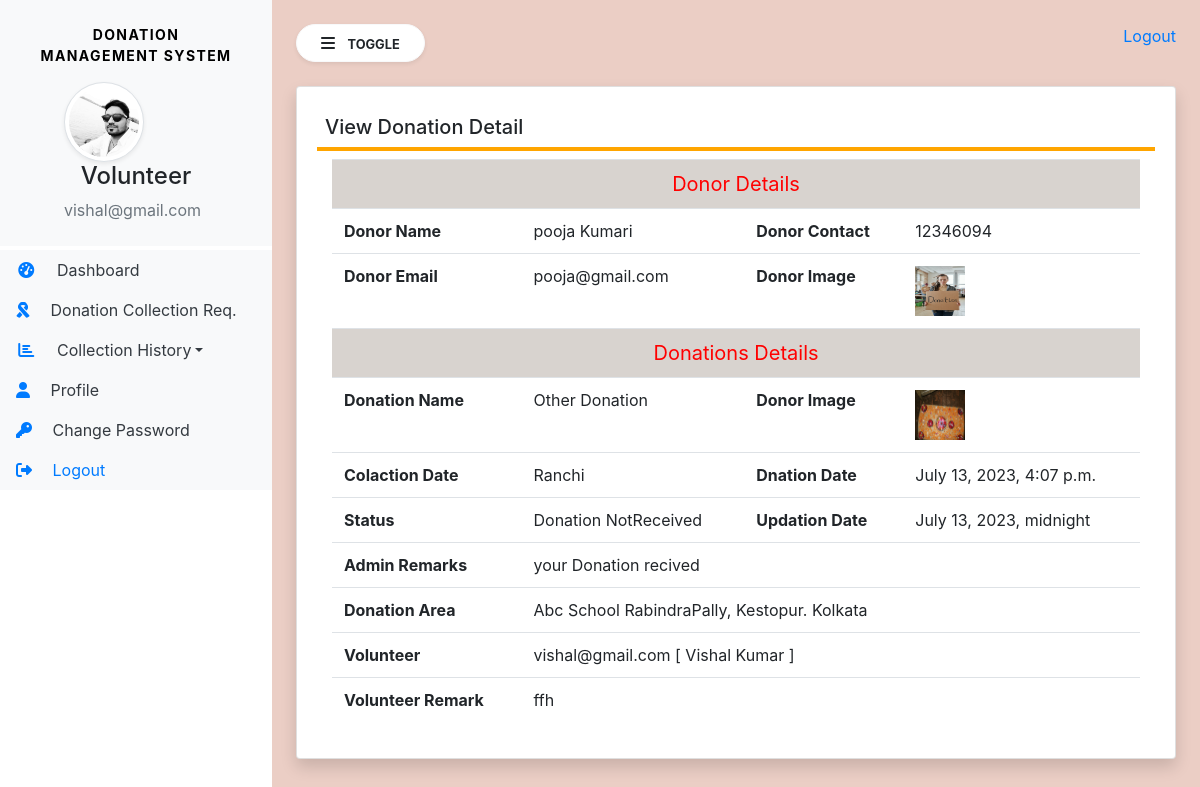
The page /donation_rec_details/4 (signed in) on the database its author committed.
### Donation/models.py (models this page shows, shortened)
class Volunteer(models.Model):
    user = models.ForeignKey(User,on_delete=models.CASCADE)
    contact = models.CharField(max_length=15,null=True)
    address = models.CharField(max_length=300,null=True)
    userpic = models.FileField(null=True)
    idpic = models.FileField(null=True)
    status = models.CharField(max_length=20)
    aboutme = models.CharField(max_length=300,null=True)
    regdate = models.DateTimeField(auto_now=True)
    adminremark = models.CharField(max_length=300,null=True)
    updationdate = models.DateField(null=True)

class Donation(models.Model):
    donor = models.ForeignKey(Donor, on_delete=models.SET_NULL, null=True)
    donationName = models.CharField(max_length=100, null=True)
    donationpic = models.FileField(null=True)
    colloctionloc = models.CharField(max_length=50, null=True)
    description = models.CharField(max_length=300, null=True)
    status = models.CharField(max_length=50)
    donationdate = models.DateTimeField(auto_now_add=True)
    adminRemarks = models.CharField(max_length=300, null=True)
    volunteer = models.ForeignKey(Volunteer, on_delete=models.SET_NULL, null=True)
    donationArea = models.ForeignKey(DonationArea, on_delete=models.CASCADE, null=True)
    volunteerRemarks = models.CharField(max_length=300, null=True)
    updationDate = models.DateTimeField(null=True)

class Donor(models.Model):
    user = models.ForeignKey(User,on_delete=models.CASCADE)
    contact = models.CharField(max_length=15,null=True)
    address = models.CharField(max_length=300,null=True)
    userpic = models.FileField(null=True)
    regdate = models.DateTimeField(auto_now=True)

class DonationArea(models.Model):
   areaname = models.CharField(max_length=200,null=True)
   description = models.CharField(max_length=300,null = True)
   creationdate = models.DateTimeField(auto_now_add=True)

### Donation/views.py (the view, shortened to what this page needs)
# urls.py: path('donation_rec_details/<int:pid>', views.donation_rec_details, name='donation_rec_details'),
def donation_rec_details(request, pid):
    if not request.user.is_authenticated:
        return redirect('Volunteer_login')
    donation = Donation.objects.get(id=pid)
    error = ""
    return render(request, 'volunteer/donation_rec_details.html', locals())

### Donation/templates/volunteer/donation_rec_details.html (shortened to what this page needs)
{% extends 'volunteer/volunteer_sidebar.html' %}
{% block main %}
<div class="card shadow">
    <div class="card-body">
        <h5 class="p-2" style="border-bottom: 4px solid orange;">View Donation Detail</h5>
        <div class="container-fluid">
            <table class="table table-hover">
                <tr align="center" style="background-color: rgb(216, 211, 207);">
                    <td colspan="4" style="font-size : 20px; color:red;">Donor Details</td>
                </tr>
                <tr>
                    <th>Donor Name</th>
                    <td>{{donation.donor.user.first_name}} {{donation.donor.user.last_name}}</td>
                    <th> Donor Contact</th>
                    <td>{{donation.donor.contact}}</td>
                </tr>
                <tr>
                    <th>Donor Email</th>
                    <td>{{donation.donor.user.username}}</td>
                    <th> Donor Image</th>
                    <td><img src="{{donation.donor.userpic.url}}" width="50px" height="50px"></td>
                </tr>
                <tr align="center" style="background-color: rgb(216, 211, 207);">
                    <td colspan="4" style="font-size : 20px; color:red;">Donations Details</td>
                </tr>
                <tr>
                    <th>Donation Name</th>
                    <td>{{donation.donationName}}</td>
                    <th> Donor Image</th>
                    <td><img src="{{donation.donationpic.url}}" width="50px" height="50px"></td>
                </tr>
                <tr>
                    <th>Colaction Date</th>
                    <td>{{donation.colloctionloc}}</td>
                    <th> Dnation Date</th>
                    <td>{{donation.donationdate}}</td>
                </tr>
                <tr>
                    <th>Status</th>
                    <td style="text-transform: capitalize;">{{donation.status}}</td>
                    <th>Updation Date</th>
                    <td>{{ donation.updationDate}}</td>
                </tr>
                <tr>
                    <th>Admin Remarks</th>
                    <td colspan="3">{{donation.adminRemarks}}</td>
                </tr>
                <tr>
                    <th>Donation Area</th>
                    <td style="text-transform: capitalize;" colspan="3">{{donation.donationArea.areaname}}</td>
                </tr>
                <tr>
                    <th>Volunteer</th>
                    <td colspan="3">{{donation.volunteer.user.username}} [ {{donation.volunteer.user.first_name}}
                        {{donation.volunteer.user.last_name}} ]
                    </td>
                </tr>
                <tr>
                    <th>Volunteer Remark</th>
                    <td colspan="3">{{donation.volunteerRemarks}}</td>
                </tr>
            </table>
        </div>
    </div>
</div>
{% endblock %}

### Donation/templates/volunteer/volunteer_sidebar.html (shortened to what this page needs)
{% load static %}
<html>
<head>
  <link rel="stylesheet" href="https://cdn.jsdelivr.net/npm/bootstrap@4.6.2/dist/css/bootstrap.min.css">
  <link rel="stylesheet" href="{% static 'css/sidebar.css'%}">
  <link rel="stylesheet" href="https://cdnjs.cloudflare.com/ajax/libs/font-awesome/4.7.0/css/font-awesome.min.css">
  <link rel="stylesheet" href="https://cdnjs.cloudflare.com/ajax/libs/font-awesome/6.3.0/css/all.min.css">
  <link rel="stylesheet" href="https://stackpath.bootstrapcdn.com/bootstrap/4.5.0/css/bootstrap.min.css"
>
  <link rel="stylesheet" href="https://cdnjs.cloudflare.com/ajax/libs/font-awesome/4.7.0/css/font-awesome.min.css">
  <link rel="stylesheet" href="https://cdn.datatables.net/1.13.4/css/jquery.dataTables.min.css">
  <link rel="stylesheet" href="https://cdn.datatables.net/buttons/2.3.6/css/buttons.dataTables.min.css">
</head>
<body style="background-color:RGB(235, 206, 197);">
  <div class="bg-white vertical-nav" id="sidebar">
    <div class="bg-light py-4 px-3 mb-1">
      <p class="font-weight-bold text-uppercase px-3 sidebar-title " style="color:black;font-size:14px;text-align: center;">Donation Management System</p>
      <div class="media d-flex align-item-center ml-5 ">
        <img  src="{{request.user.volunteer_set.all.0.userpic.url}}" height="100" width="80"
          class=" mr-3 rounded-circle img-thumbnail shadow-sm d-flex">
      </div>
      <div class="media-body">
        <h4 class="nb-0 text-center" >Volunteer</h4>
        <p class="text-muted mb-0 ml-5" style="color:black;">{{request.user.username}}</p>
      </div>
    </div>
    <ul class="nav flex-column bg-white">
      <li class="nav-item">
        <a href="{% url 'volunteer_home'%}" class="nav-link  text-dark bg-light ">
          <i class="fas fa-tachometer-alt fa-fw mr-3 text-primary"></i>
          Dashboard</a>
      </li>
      <li class="nav-item">
        <a href="{% url 'collection_request'%}" class="nav-link  text-dark bg-light ">
          <i class="fas fa-ribbon mr-3 text-primary"></i>
          Donation Collection Req.</a>
      </li>
      <li class="nav-item dropdown">
        <a href="#" class="nav-link dropdown-toggle text-dark bg-light" id="navbardrop" data-toggle="dropdown">
          <i class="fas fa-chart-bar fa-fw mr-3 text-primary"></i>
          Collection History</a>
      </li>
      <li class="nav-item">
        <a href="#" class="nav-link text-dark bg-light ">
          <i class="fa-solid fa-user mr-3 text-primary"></i>
          Profile</a>
      </li>
      <li class="nav-item">
        <a href="#" class="nav-link text-dark bg-light ">
          <i class="fas fa-key mr-3 text-primary"></i>
          Change Password</a>
      </li>
      <li class="nav-item">
        <a href="#" class="nav-link  bg-light">
          <i class="fa fa-sign-out mr-3" ></i>
          Logout</a>
      </li>
    </ul>
  </div>
  <div class="page-content p-4" id="content">
    <a href="{% url 'logout'%}" title="logout" class="text-black float-right"
    >Logout</a>
    <button id="sidebarCollapse" type="button" class="btn btn-light rounded-pill bg-white shadow-sm px-4 mb-4">
      <i class="fas fa-bars mr-2"></i>
      <small class="text-uppercase font-weight-bold">Toggle</small></button>
    {% block main %}
    {% endblock %}
  </div>
</body>
</html>

### Donation/static/css/sidebar.css (style rules this page uses)
.sidebar-title { letter-spacing:0.1em; color:#aaa; }
body { background-color: #426575; min-height:100vh; }
.vertical-nav { min-width:17rem; width:17rem; height:100vh; position:fixed; top:0; left:0; transition:all 0.4s }
.page-content { width:calc(100%-17rem); margin-left:17rem; transition:all 0.4s }

### rows shown on the page
Donation: donor.user.first_name "pooja", donor.user.last_name "Kumari", donor.contact "12346094", donor.user.username "pooja@gmail.com", donor.userpic (picture), donationName "Other Donation", donationpic (picture), colloctionloc "Ranchi", donationdate "July 13, 2023, 4:07 p.m.", status "Donation NotReceived", updationDate "July 13, 2023, midnight", adminRemarks "your Donation recived", donationArea.areaname "Abc School RabindraPally, Kestopur. Kolkata", volunteer.user.username "vishal@gmail.com", volunteer.user.first_name "Vishal", volunteer.user.last_name "Kumar", volunteerRemarks "ffh"

### other values the page prints
{{ request.user.username }} "vishal@gmail.com"
